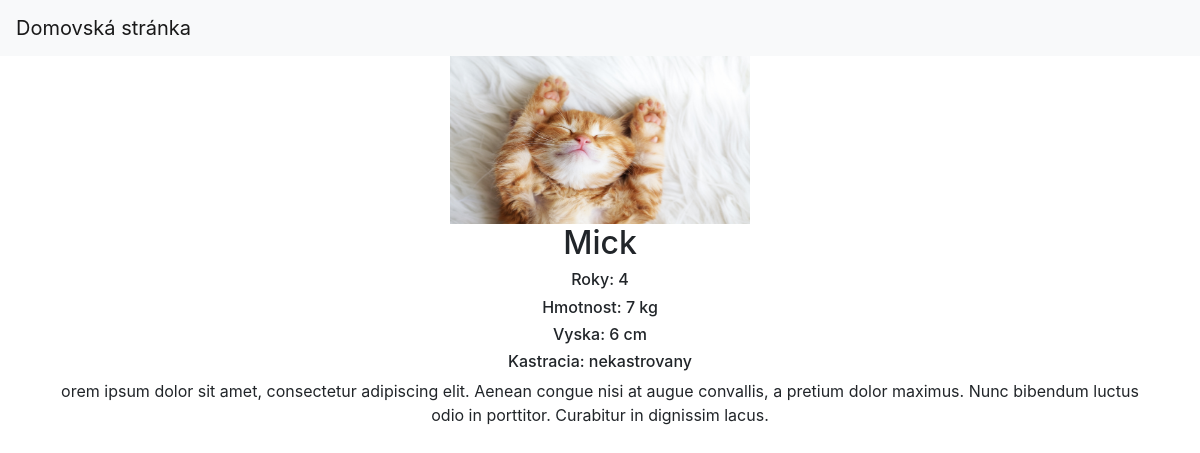
The app's page /macka/8 with its own data.
### macky/models.py (models this page shows, shortened)
class macka(models.Model):
    typ_rasy = models.ForeignKey(rasa, on_delete=models.CASCADE)
    meno = models.CharField(max_length=50)
    rok = models.IntegerField(default=0)
    hmotnost = models.IntegerField()
    vyska = models.IntegerField()
    kastracie = models.CharField(max_length=50)
    popis = models.TextField()
    image = models.ImageField(upload_to='images/', null=True, blank=True)

### macky/views.py (the view)
# urls.py: path('macka/<int:id>', Detail_Cats_View.as_view(), name='detail'),
class Detail_Cats_View(DetailView):
    model = macka
    template_name = 'macky/detail.html'
    context_object_name = 'cats'
    def get_object(self):
        id_ = self.kwargs.get("id")
        return get_object_or_404(macka, id=id_)

### macky/templates/macky/detail.html
{% extends 'macky/base.html' %}
{% load static %}
{% block content %}
<div class="container">
    <div class="row text-center perszske-container">
        <div class="col-lg-12">
            {% if cats.image %}
                <img src="{{cats.image.url}}" width="300" height="168">
            {% else %}
                <img src="{% static 'macky/pictures/icon_cat.png' %}" width="300" height="168">
            {% endif %}
            <h2>{{cats.meno}} </h2>
            <h6>Roky: {{cats.rok}}</h6>
            <h6>Hmotnost: {{cats.hmotnost}} kg</h6>
            <h6>Vyska: {{cats.vyska}} cm</h6>
            <h6>Kastracia: {{cats.kastracie}}</h6>
            <p>{{cats.popis}}</p>
        </div>
    </div>
</div>
{% endblock %}

### records on screen
macka: image (picture), meno "Mick", rok "4", hmotnost "7", vyska "6", kastracie "nekastrovany", popis "orem ipsum dolor sit amet, consectetur adipiscing elit. Aenean congue nisi at augue convallis, a pretium dolor maximus. Nunc bibendum luctus odio in porttitor. Curabitur in dignissim lacus."
